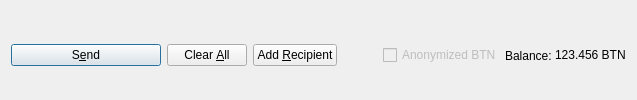
         <widget class="QFrame" name="frame_Send">
          <layout class="QHBoxLayout" name="horizontalLayout">
           <property name="bottomMargin">
            <number>0</number>
           </property>
           <item>
            <widget class="QPushButton" name="sendButton">
             <property name="minimumSize">
              <size>
               <width>150</width>
               <height>0</height>
              </size>
             </property>
             <property name="toolTip">
              <string>Confirm the send action</string>
             </property>
             <property name="text">
              <string>S&amp;end</string>
             </property>
             <property name="icon">
              <iconset resource="../btcnode.qrc">
               <normaloff>:/icons/send</normaloff>:/icons/send</iconset>
             </property>
             <property name="autoDefault">
              <bool>false</bool>
             </property>
             <property name="default">
              <bool>true</bool>
             </property>
            </widget>
           </item>
           <item>
            <widget class="QPushButton" name="clearButton">
             <property name="sizePolicy">
              <sizepolicy hsizetype="Minimum" vsizetype="Fixed">
               <horstretch>0</horstretch>
               <verstretch>0</verstretch>
              </sizepolicy>
             </property>
             <property name="toolTip">
              <string>Clear all fields of the form.</string>
             </property>
             <property name="text">
              <string>Clear &amp;All</string>
             </property>
             <property name="icon">
              <iconset resource="../btcnode.qrc">
               <normaloff>:/icons/remove</normaloff>:/icons/remove</iconset>
             </property>
             <property name="autoDefault">
              <bool>false</bool>
             </property>
            </widget>
           </item>
           <item>
            <widget class="QPushButton" name="addButton">
             <property name="toolTip">
              <string>Send to multiple recipients at once</string>
             </property>
             <property name="text">
              <string>Add &amp;Recipient</string>
             </property>
             <property name="icon">
              <iconset resource="../btcnode.qrc">
               <normaloff>:/icons/add</normaloff>:/icons/add</iconset>
             </property>
             <property name="autoDefault">
              <bool>false</bool>
             </property>
            </widget>
           </item>
           <item>
            <spacer name="horizontalSpacer">
             <property name="orientation">
              <enum>Qt::Horizontal</enum>
             </property>
             <property name="sizeHint" stdset="0">
              <size>
               <width>40</width>
               <height>20</height>
              </size>
             </property>
            </spacer>
           </item>
           <item>
            <layout class="QHBoxLayout" name="horizontalLayout_2">
             <property name="spacing">
              <number>3</number>
             </property>
             <item>
              <widget class="QCheckBox" name="checkzBTN">
               <property name="enabled">
                <bool>false</bool>
               </property>
               <property name="text">
                <string>Anonymized BTN</string>
               </property>
              </widget>
             </item>
             <item>
              <widget class="QLabel" name="label">
               <property name="text">
                <string>Balance:</string>
               </property>
              </widget>
             </item>
             <item>
              <widget class="QLabel" name="labelBalance">
               <property name="sizePolicy">
                <sizepolicy hsizetype="Preferred" vsizetype="Fixed">
                 <horstretch>0</horstretch>
                 <verstretch>0</verstretch>
                </sizepolicy>
               </property>
               <property name="cursor">
                <cursorShape>IBeamCursor</cursorShape>
               </property>
               <property name="text">
                <string notr="true">123.456 BTN</string>
               </property>
               <property name="textInteractionFlags">
                <set>Qt::LinksAccessibleByMouse|Qt::TextSelectableByKeyboard|Qt::TextSelectableByMouse</set>
               </property>
              </widget>
             </item>
            </layout>
           </item>
          </layout>
         </widget>
